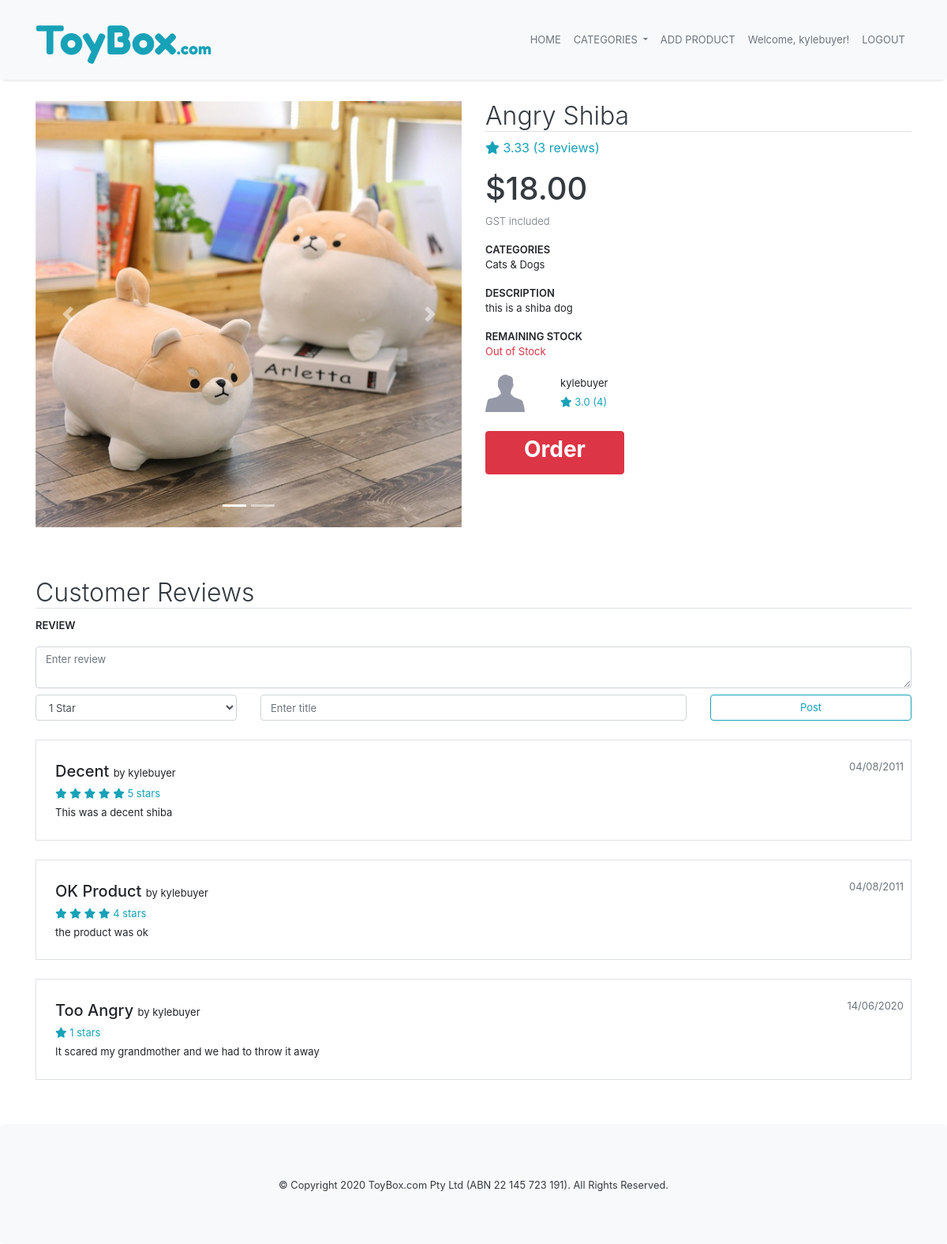
The page /product/1 (signed in) on the database its author committed.
### marketplace/models.py (models this page shows, shortened)
class User(db.Model, UserMixin):
    __tablename__='users'
    id = db.Column(db.Integer, primary_key=True)
    username = db.Column(db.String(30), index=True, unique=True, nullable=False)
    email = db.Column(db.String(100), index=True, unique=True, nullable=False)
    phone = db.Column(db.String(20), nullable=False) #must be string to keep 0 at start of number
    bank_account = db.Column(db.String(30))
    seller = db.Column(db.Boolean, nullable=False) #determines whether the user is a seller or buyer
    password_hash = db.Column(db.String(255), nullable=False)
    products = db.relationship('Product', backref='user') #products added by user

class Product(db.Model):
    __tablename__='products'
    id = db.Column(db.Integer, primary_key=True)
    name = db.Column(db.String(100), nullable=False)
    description = db.Column(db.String(500))
    current_stock = db.Column(db.Integer, nullable=False)
    monthly_stock = db.Column(db.Integer, nullable=False)
    price = db.Column(db.Numeric, nullable=False)
    category = db.Column(db.String(50), nullable=False)
    created = db.Column(db.DateTime, default=datetime.now(), nullable=False)
    image_one = db.Column(db.String(400))
    image_two = db.Column(db.String(400))
    image_three = db.Column(db.String(400))
    seller_id = db.Column(db.Integer, db.ForeignKey('users.id'))
    comments = db.relationship('Comment', backref='product') #comments on product

class Comment(db.Model):
    __tablename__='comments'
    id = db.Column(db.Integer, primary_key=True)
    title = db.Column(db.String(100), nullable=False)
    text = db.Column(db.String(500))
    rating = db.Column(db.Float, nullable=False)
    created = db.Column(db.DateTime, default=datetime.now(), nullable=False)
    user_id = db.Column(db.Integer, db.ForeignKey('users.id'))
    product_id = db.Column(db.Integer, db.ForeignKey('products.id'))

### marketplace/products.py (the view)
@bp.route('/<id>', methods=['GET', 'POST'])
def view(id):
    product = Product.query.filter_by(id=id).first()
    if (not product): #if product doesnt exist then 404
        return render_template('404.html')
    roundedPrice = round(product.price, 2)
    rating = 0
    i = 0
    for comment in product.comments:
        rating += comment.rating
        i += 1
    if i > 0:
        rating = round(rating/i, 2)
    else:
        rating = 'N/A'
    seller = User.query.filter_by(id=product.seller_id).first()
    sellerRating = 0
    j = 0
    for prod in seller.products:
        for com in prod.comments:
            sellerRating += com.rating
            j += 1
    if j > 0:
        sellerRating = round(sellerRating/j, 2)
    else:
        sellerRating = 'N/A'
    comments = db.session.query(Comment, User).filter_by(product_id=id).outerjoin(User, Comment.user_id == User.id).all()
    form = ReviewForm()
    if(form.validate_on_submit()):
        f_text = form.text.data
        f_rating = form.rating.data
        f_title = form.title.data
        new_comment = Comment (
            text = f_text,
            rating = f_rating,
            title = f_title,
            user_id = current_user.id,
            product_id = id
        )
        db.session.add(new_comment)
        db.session.commit()
        return redirect(url_for('product.view', id=id))
    else:
        for field, errors in form.errors.items():
            for error in errors:
                flash(u"%s: %s" % (getattr(form, field).label.text.title(), error), 'error')
    return render_template('product.html', product=product, roundedPrice = roundedPrice, rating=rating, reviewCount=i, seller=seller, sellerRating=sellerRating, sellerReviewCount=j, comments=comments, form=form)

### marketplace/forms.py
class ReviewForm(FlaskForm):
    text = TextAreaField("REVIEW", validators=[Length(min=0, max=500, message="Max length of 500 characters")])
    rating = SelectField("RATING", choices=[('1','1 Star'), ('2','2 Stars'), ('3','3 Stars'), ('4','4 Stars'), ('5','5 Stars')])
    title = StringField("TITLE", validators=[InputRequired(), Length(min=1, max=100, message="Max length of 100 characters")])
    submit = SubmitField("Post")

### marketplace/templates/product.html (shortened to what this page needs)
{% extends 'base.html' %}
{% block content %}
<div class="container">
    <div class="row content-container mb-5">
        <div class="col-md-6">
            <div id="carouselExampleIndicators" class="carousel slide mb-3" data-ride="carousel">
                <ol class="carousel-indicators">
                    <li data-target="#carouselExampleIndicators" data-slide-to="0" class="active"></li>
                    {% if product.image_two %}
                    <li data-target="#carouselExampleIndicators" data-slide-to="1"></li>
                    {% endif %}
                </ol>
                <div class="carousel-inner">
                    <div class="carousel-item active">
                        <img class="d-block w-100" src="..{{ product.image_one }}" alt="First slide">
                    </div>
                </div>
                <a class="carousel-control-prev" href="#carouselExampleIndicators" role="button" data-slide="prev">
                    <span class="carousel-control-prev-icon" aria-hidden="true"></span>
                </a>
                <a class="carousel-control-next" href="#carouselExampleIndicators" role="button" data-slide="next">
                    <span class="carousel-control-next-icon" aria-hidden="true"></span>
                </a>
            </div>
        </div>
        <div class="col-md-6">
            <h2 class="text-dark font-weight-light border-bottom">{{ product.name }}</h2>
            <div class="text-info">
                <i class="fas fa-star"></i> {{ rating }} ({{ reviewCount }} reviews)
            </div>
            <h1 class="text-dark mt-3">${{ roundedPrice }}</h1>
            <div class="small-font form-head text-muted font-weight-light">GST included</div>
            <div class="small-font form-head mt-3">CATEGORIES</div>
            <p class="small-font">{{ product.category }}</p>
            <div class="small-font form-head mt-3">DESCRIPTION</div>
            <p class="small-font">{{ product.description }}</p>
            <div class="small-font form-head mt-3">REMAINING STOCK</div>
            {% if product.current_stock > 0 %}
                <p class="small-font">{{ product.current_stock }}</p>
            {% else%}
                <p class="small-font text-danger">Out of Stock</p>
            {% endif %}
            <div class="row mt-2">
                <div class="col-2">
                    <img class="" src="../static/img/genericman.jpg" height="50px" width="50px">
                </div>
                <div class="col">
                    <span class="small-font">{{ seller.username }}<br>
                        <span class="text-info">
                            <i class="fas fa-star"></i> {{ sellerRating }} ({{ sellerReviewCount }})
                        </span>
                    </span>
                </div>
            </div>
            {% if product.current_stock > 0 %}
                {% if current_user.seller == False %}
                    <a class="btn btn-info mt-4 pl-5 pr-5" href="{{ url_for('order.order', id=product.id) }}">
                        <h3 class="font-weight-bold">Order</h3>
                    </a>
                {% else %}
                    <a class="btn btn-danger btn-info mt-4 pl-5 pr-5" data-toggle="OOS-tooltip" data-placement="right" title="You must be logged in as a buyer to purchase products!" disabled>
                        <h3 style="color:white;" class="font-weight-bold">Order</h3>
                    </a>
                {% endif %}
            {% else %}
                <a class="btn btn-danger btn-info mt-4 pl-5 pr-5" data-toggle="OOS-tooltip" data-placement="right" title="Unfortunately, I am Out of Stock for this month. Check in on me later!" disabled>
                    <h3 style="color:white;" class="font-weight-bold">Order</h3>
                </a>
            {% endif %}
        </div>
    </div>
    <h2 class="text-dark font-weight-light border-bottom">Customer Reviews</h2>
    {% if current_user.seller == False %}
    <form method="POST">
        {{ form.text.label(class_="small-font form-head") }}
        <div class="row">
            <div class="col mt-2">
                <div class="form-group m-0">
                    {{ form.text(class_="form-control small-font", placeholder="Enter review") }}
                </div>
            </div>
        </div>
        <div class="row">
            <div class="col-sm-3 mt-2">
                {{ form.rating(class_="form-control small-font") }}
            </div>
            <div class="col-sm-6 mt-2">
                {{ form.title(class_="form-control small-font", placeholder="Enter title") }}
            </div>
            <div class="col-sm-3 mt-2">
                {{ form.submit(class_="btn btn-outline-info form-control small-font") }}
            </div>
        </div>
    </form>
    {% endif %}
    {% for comment in comments %}
    <div class="mt-4 mb-2 border p-4">
        <div class="row">
            <div class="col review-head">
                {{ comment[0].title }} <span class="small-font font-weight-normal">by {{ comment[1].username }}</span>
            </div>
            <div class="text-muted small-font">{{ comment[0].created.strftime("%d/%m/%Y") }}</div>
        </div>
        <div class="row">
            <div class="col">
                <span class="small-font">
                    <span class="text-info">
                        {% for i in range(comment[0].rating|int) %}
                            <i class="fas fa-star"></i>
                        {% endfor %}
                        {{ comment[0].rating|int }} stars
                    </span>
                </span>
            </div>
        </div>
        <div class="row mt-1">
            <div class="col small-font">
                {{ comment[0].text }}
            </div>
        </div>
    </div>
    {% endfor %}
</div>
{% endblock %}

### marketplace/templates/base.html (shortened to what this page needs)
<!DOCTYPE html>
<html lang="en">
<head>
    <link href="https://stackpath.bootstrapcdn.com/bootstrap/4.4.1/css/bootstrap.min.css" rel="stylesheet"
>
    <link rel="stylesheet" href="../static/css/style.css">
</head>
<body class="container-full bg-white">
    <nav class="navbar navbar-expand-lg fixed-top navbar-light bg-light">
        <div class="container">
            <a class="navbar-brand fredoka-font logo text-info" href="{{ url_for('main.index') }}">ToyBox<span
                    class="logo-small d-none d-sm-inline-block">.com</span></a>
            <div class="collapse navbar-collapse" id="navbarNav">
                <ul class="navbar-nav ml-auto">
                    <li class="nav-item active">
                        <a class="nav-link text-secondary small-font" href="{{ url_for('main.index') }}">HOME</a>
                    </li>
                    <li class="nav-item dropdown">
                        <a class="nav-link dropdown-toggle text-secondary small-font" href="{{ url_for('main.index') }}"
                            id="navbarDropdown" role="button" data-toggle="dropdown" aria-haspopup="true"
                            aria-expanded="false">
                            CATEGORIES
                        </a>
                    </li>
                    {% if current_user.seller != True %}
                        <li class="nav-item">
                            <a class="nav-link text-secondary small-font" href="{{ url_for('auth.login') }}">ADD PRODUCT</a>
                        </li>
                    {% endif %}
                    {% if current_user.is_authenticated %}
                        <li class="nav-item">
                            <a class="nav-link disabled text-secondary small-font" href="#"><span>Welcome, {{ current_user.username }}!</span></a>
                        </li>
                        <li class="nav-item">
                            <a class="nav-link text-secondary small-font" href="{{url_for('auth.logout')}}">LOGOUT</a>
                        </li>
                    {% endif %}
                </ul>
            </div>
        </div>
    </nav>
    {% block content %}
    {% endblock %}
    <div class="jumbotron text-center text-dark bg-light m-0 mt-5">
        <small>© Copyright 2020 ToyBox.com Pty Ltd (ABN 22 145 723 191). All Rights Reserved.<small>
    </div>
</body>
</html>

### marketplace/static/css/style.css (style rules this page uses)
body { overflow-x: hidden; display: flex; flex-direction: column; min-height: 100%; }
html { min-height: 100%; }
.navbar { box-shadow: 0 4px 4px -4px rgba(0,0,0,.2); }
.fredoka-font { font-family: 'Fredoka One', cursive!important; }
.logo { font-size: 50px; }
.logo-small { font-size: 20px; }
.content-container { margin-top: 128px; }
h1 { font-size: 40px; }
.form-head { font-size: 13px; font-weight: 600; }
.small-font { font-size: 13px!important; }
.review-head { font-size: 20px; font-weight: 500; }

### rows shown on the page
User: username "kylebuyer"
Product: image_one (picture), name "Angry Shiba", category "Cats & Dogs", description "this is a shiba dog"
Comment: title "Decent", username "kylebuyer", created "04/08/2011", rating "5", text "This was a decent shiba"
Comment: title "OK Product", username "kylebuyer", created "04/08/2011", rating "4", text "the product was ok"
Comment: title "Too Angry", username "kylebuyer", created "14/06/2020", rating "1", text "It scared my grandmother and we had to throw it away"

### other values the page prints
{{ rating }} "3.33"
{{ reviewCount }} "3"
{{ roundedPrice }} "18.00"
{{ sellerRating }} "3.0"
{{ sellerReviewCount }} "4"
